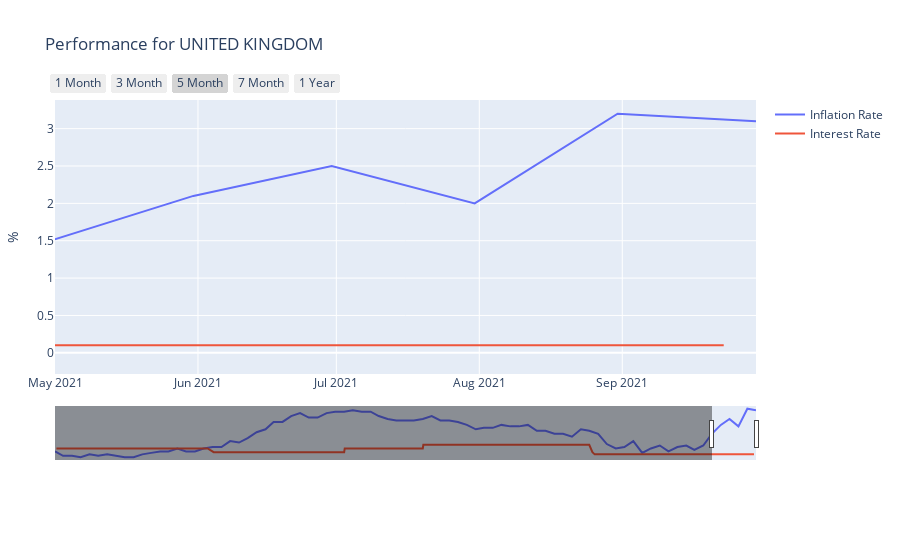

Write notebook code for a chart like this one.
### Code cell
country = 'united kingdom'
indicator = ['inflation rate','interest rate']
initDate = '2015-01-30'
endDate = '2021-09-30'
plot_type='dynamic'
get_indicators_historical_country(country,indicator, initDate, endDate, plot_type)
